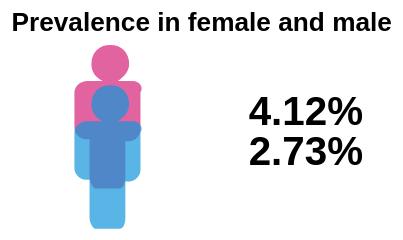

Write the Vega-Lite specification saved for this chart.
### Vega-Lite specification from a JSON file in a GitHub repository (floating-point values rounded to 4 significant figures)
{"$schema": "https://vega.github.io/schema/vega-lite/v5.json", "title": {"text": "Prevalence in female and male", "dx": 20, "limit": 200}, "config": {"view": {"stroke": ""}, "background": "transparent"}, "width": "container", "height": "container", "data": {"values": [{"id": 1, "row": 1, "gender": "female", "prevalence": 0.0412}, {"id": 6, "row": 2, "gender": "male", "prevalence": 0.0273}]}, "transform": [{"calculate": "ceil(datum.id / 5)", "as": "col"}, {"calculate": "datum.id - (datum.col - 1) * 5", "as": "position"}], "layer": [{"mark": {"type": "point", "filled": true, "xOffset": -30}, "encoding": {"x": {"field": "position", "type": "ordinal", "axis": null}, "y": {"field": "row", "type": "ordinal", "axis": null}, "shape": {"value": "M1.7 -1.7h-0.8c0.3 -0.2 0.6 -0.5 0.6 -0.9c0 -0.6 -0.4 -1 -1 -1c-0.6 0 -1 0.4 -1 1c0 0.4 0.2 0.7 0.6 0.9h-0.8c-0.4 0 -0.7 0.3 -0.7 0.6v1.9c0 0.3 0.3 0.6 0.6 0.6h0.2c0 0 0 0.1 0 0.1v1.9c0 0.3 0.2 0.6 0.3 0.6h1.3c0.2 0 0.3 -0.3 0.3 -0.6v-1.8c0 0 0 -0.1 0 -0.1h0.2c0.3 0 0.6 -0.3 0.6 -0.6v-2c0.2 -0.3 -0.1 -0.6 -0.4 -0.6z"}, "color": {"condition": {"test": "datum.gender=='male'", "value": "rgb(18,150,219)"}, "value": "rgb(212,35,122)"}, "size": {"value": 350}}}, {"mark": {"type": "text", "align": "right", "baseline": "middle", "fontSize": 20, "fontWeight": "bold", "dy": 0, "dx": 100}, "encoding": {"x": {"field": "position", "type": "ordinal", "axis": null}, "y": {"field": "row", "type": "ordinal", "axis": null}, "text": {"field": "prevalence", "type": "quantitative", "format": ".2%"}, "color": {"value": "black"}}}]}
